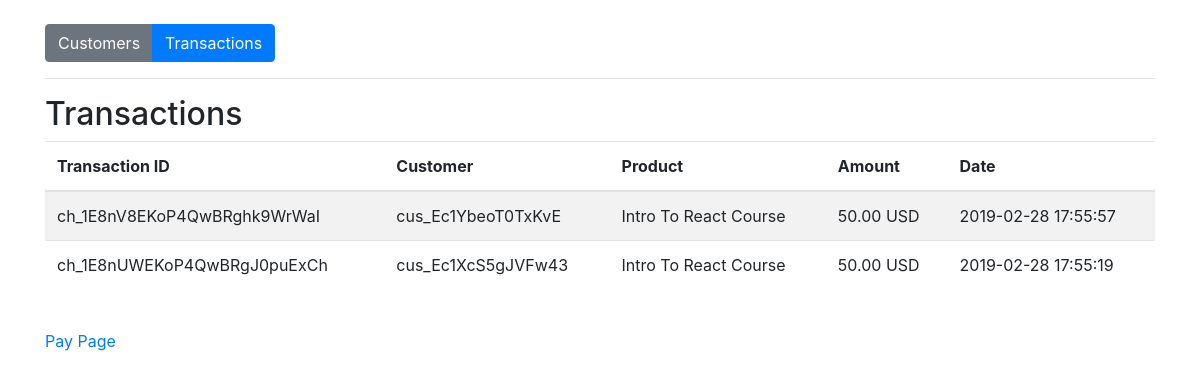
Screenshot of /transactions.php with the database file from the repository.
### tables this page shows
CREATE TABLE `transactions` (
  `id` varchar(255) NOT NULL,
  `customer_id` varchar(255) NOT NULL,
  `product` varchar(255) NOT NULL,
  `amount` varchar(255) NOT NULL,
  `currency` varchar(255) NOT NULL,
  `status` varchar(255) NOT NULL,
  `created_at` datetime NOT NULL DEFAULT CURRENT_TIMESTAMP
);

### lib/pdo_db.php (called while the page is built, shortened)
<?php
class Database {
	private $host = DB_HOST;
	private $user = DB_USER;
	private $pass = DB_PASS;
	private $dbname = DB_NAME;
	private $dbh;
	private $stmt;
	public function __construct() {
		$dsn = 'mysql:host=' . $this->host . ';dbname=' . $this->dbname;
		$options = array (
			PDO::ATTR_PERSISTENT => true,
			PDO::ATTR_ERRMODE => PDO::ERRMODE_EXCEPTION
		);
		try {
			$this->dbh = new PDO ($dsn, $this->user, $this->pass, $options);
		}
		catch ( PDOException $e ) {
			$this->error = $e->getMessage();
		}
	}
	public function query($query) {
		$this->stmt = $this->dbh->prepare($query);
	}
	public function execute(){
		return $this->stmt->execute();
	}
	public function resultset(){
		$this->execute();
		return $this->stmt->fetchAll(PDO::FETCH_OBJ);
	}
}

### models/Transaction.php (called while the page is built, shortened)
<?php
    class Transaction {
        private $db;
        public function __construct() {
            $this->db = new Database;
        }
        public function getTransactions() {
            $this->db->query('SELECT * FROM TRANSACTIONS ORDER BY created_at DESC');
            $results = $this->db->resultset();
            return $results;
        }
    }
?>

### transactions.php (the view, shortened to what this page needs)
<?php
    require_once('lib/pdo_db.php');
    require_once('models/Transaction.php');
    $transaction = new Transaction();
    $transactions = $transaction->getTransactions();
?>
<!DOCTYPE html>
<html lang="en">
<head>
    <link rel="stylesheet" href="https://stackpath.bootstrapcdn.com/bootstrap/4.3.1/css/bootstrap.min.css"
>
</head>
<body>
    <div class="container mt-4">
        <div class="btn-group" role="group">
            <a href="customers.php" class="btn btn-secondary">
                Customers
            </a>
            <a href="transactions.php" class="btn btn-primary">
                Transactions
            </a>
        </div>
        <hr>
        <h2>Transactions</h2>
        <table class="table table-striped">
            <thead>
                <tr>
                    <th>Transaction ID</th>
                    <th>Customer</th>
                    <th>Product</th>
                    <th>Amount</th>
                    <th>Date</th>
                </tr>
            </thead>
            <tbody>
            <?php foreach($transactions as $t): ?>
                <tr>
                    <td><?php echo $t->id; ?></td>
                    <td><?php echo $t->customer_id; ?></td>
                    <td><?php echo $t->product; ?></td>
                    <td><?php echo sprintf('%.2f', $t->amount / 100); ?>
                    <?php echo strtoupper($t->currency) ?>
                    </td>
                    <td><?php echo $t->created_at; ?></td>
                </tr>
            <?php endforeach;?>
            </tbody>
        </table>
        <br>
        <p><a href="index.php">Pay Page</a></p>
    </div>
</body>
</html>

### rows the page displays
transactions: id "ch_1E8nV8EKoP4QwBRghk9WrWaI", customer "cus_Ec1YbeoT0TxKvE", product "Intro To React Course", $t->amount/100 "50.00", currency "USD", created_at "2019-02-28 17:55:57"
transactions: id "ch_1E8nUWEKoP4QwBRgJ0puExCh", customer "cus_Ec1XcS5gJVFw43", product "Intro To React Course", $t->amount/100 "50.00", currency "USD", created_at "2019-02-28 17:55:19"
